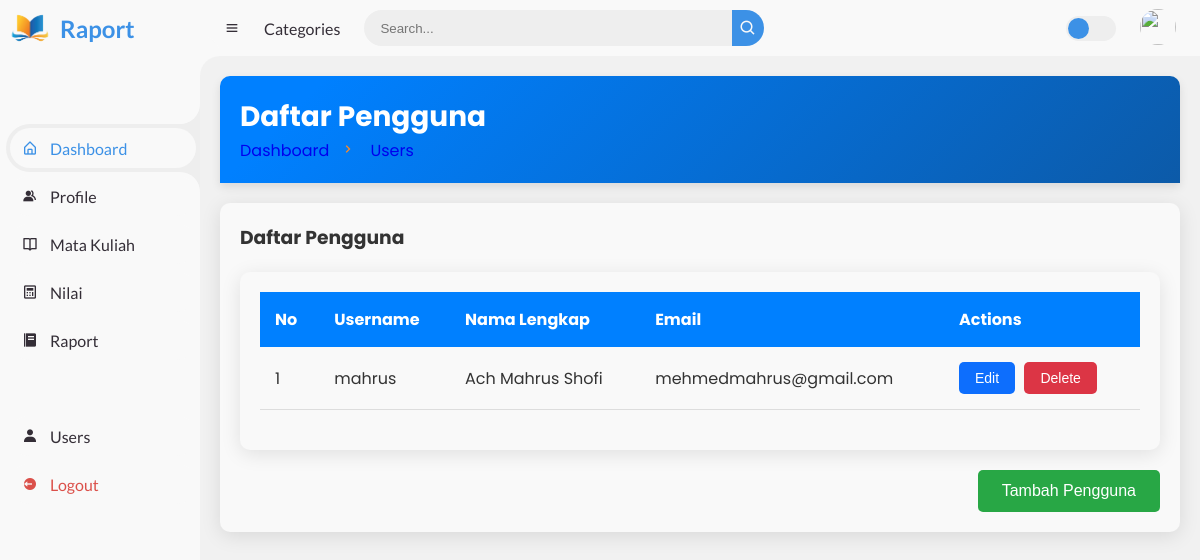
/index.php?page=admin (signed in), run on the app's committed database.
### tables this page shows
CREATE TABLE `users` (
  `id_user` int(11) NOT NULL,
  `username` varchar(50) NOT NULL,
  `password` varchar(255) NOT NULL,
  `nama_lengkap` varchar(100) NOT NULL,
  `email` varchar(100) NOT NULL
);

### login/admin.php (the view, shortened to what this page needs)
<!DOCTYPE html>
<html lang="en">
<head>
  <link rel="stylesheet" href="tampilan/profile.css">
</head>
<body>
  <div class="head-title">
    <div class="left">
      <h1>Daftar Pengguna</h1>
      <ul class="breadcrumb">
        <li>
          <a href="#">Dashboard</a>
        </li>
        <li><i class='bx bx-chevron-right'></i></li>
        <li>
          <a class="active" href="#">Users</a>
        </li>
      </ul>
    </div>
  </div>
  <div class="table-data">
    <div class="profile">
      <div class="head">
        <h3>Daftar Pengguna</h3>
      </div>
      <div class="table-data">
        <table>
          <thead>
            <tr>
              <th>No</th>
              <th>Username</th>
              <th>Nama Lengkap</th>
              <th>Email</th>
              <th>Actions</th>
            </tr>
          </thead>
          <?php
        include 'database/db.php';
        $sql = "SELECT * FROM users";
        $result = $conn->query($sql);
        $users = ($result->num_rows > 0) ? $result->fetch_all(MYSQLI_ASSOC) : [];
        ?>
        <tbody id="users-body">
            <?php if (!empty($users)): ?>
                <?php foreach ($users as $index => $user): ?>
                    <tr>
                        <td><?= $index + 1 ?></td>
                        <td><?= htmlspecialchars($user['username']) ?></td>
                        <td><?= htmlspecialchars($user['nama_lengkap']) ?></td>
                        <td><?= htmlspecialchars($user['email']) ?></td>
                        <td>
                            <a href="?page=edit-admin&id_user=<?= urlencode($user['id_user']) ?>">
                                <button class="edit-btn">Edit</button>
                            </a>
                            <a href="?page=delete-admin&id_user=<?= urlencode($user['id_user']) ?>">
                                <button class="delete-btn">Delete</button>
                            </a>
                        </td>
                    </tr>
                <?php endforeach; ?>
            <?php else: ?>
                <tr>
                    <td colspan="5">Tidak ada data pengguna ditemukan.</td>
                </tr>
            <?php endif; ?>
        </tbody>
        </table>
      </div>
      <div class="buttons">
          <a href="?page=add-admin"><button class="add-profile-btn">Tambah Pengguna</button></a>
      </div>
    </div>
  </div>
</body>
</html>

### tampilan/style.css (style rules this page uses)
* { margin: 0; padding: 0; box-sizing: border-box; }
a { text-decoration: none; }
li { list-style: none; }
:root { --poppins: 'Poppins', sans-serif; --lato: 'Lato', sans-serif; --light: #F9F9F9; --blue: #3C91E6; --light-blue: #CFE8FF; --grey: #eee; --dark-grey: #AAAAAA; --dark: #342E37; --red: #DB504A; --yellow: #FFCE26; --light-yellow: #FFF2C6; --orange: #FD7238; --light-orange: #FFE0D3; }
html { overflow-x: hidden; }
body { background: var(--grey); overflow-x: hidden; }

### tampilan/profile.css (style rules this page uses)
body { font-family: 'Poppins', sans-serif; background-color: #f1f1f1; margin: 0; padding: 0; color: #333; }
.head-title { padding: 20px; background: linear-gradient(135deg, #0080ff 10%, #0c5aa8 100%); color: white; border-radius: 10px 10px 0 0; display: flex; justify-content: space-between; align-items: center; box-shadow: 0 4px 10px rgba(0, 0, 0, 0.1); }
.head-title h1 { margin: 0; font-size: 28px; font-weight: bold; }
.breadcrumb { list-style: none; padding: 0; margin: 0; display: flex; align-items: center; color: white; }
.breadcrumb li { margin-right: 10px; color: #fd8a26; }
.breadcrumb li i { margin-right: 5px; }
.table-data { padding: 20px; background-color: #F9F9F9; margin: 20px 0; border-radius: 10px; box-shadow: 0 4px 20px rgba(0, 0, 0, 0.1); width: 100%; box-sizing: border-box; overflow-x: auto; }
table { width: 100%; border-collapse: collapse; margin-bottom: 20px; text-align: left; }
thead { background-color: #0080ff; color: white; }
thead th { padding: 15px; text-align: left; }
tbody td { padding: 15px; border-bottom: 1px solid #ddd; }
td button { border: none; padding: 8px 16px; border-radius: 5px; cursor: pointer; font-size: 14px; margin-right: 5px; white-space: nowrap; }
td .edit-btn { background-color: #0d6efd; color: white; }
td .delete-btn { background-color: #dc3545; color: white; }
.buttons { display: flex; justify-content: flex-end; gap: 10px; margin-top: 20px; }
.buttons button { color: white; border: none; padding: 12px 24px; font-size: 16px; border-radius: 5px; cursor: pointer; transition: background-color 0.3s ease; }
.buttons .add-profile-btn { background-color: #28a745; }

### data on the page
users: username "mahrus", nama_lengkap "Ach Mahrus Shofi", email "mehmedmahrus@gmail.com"
